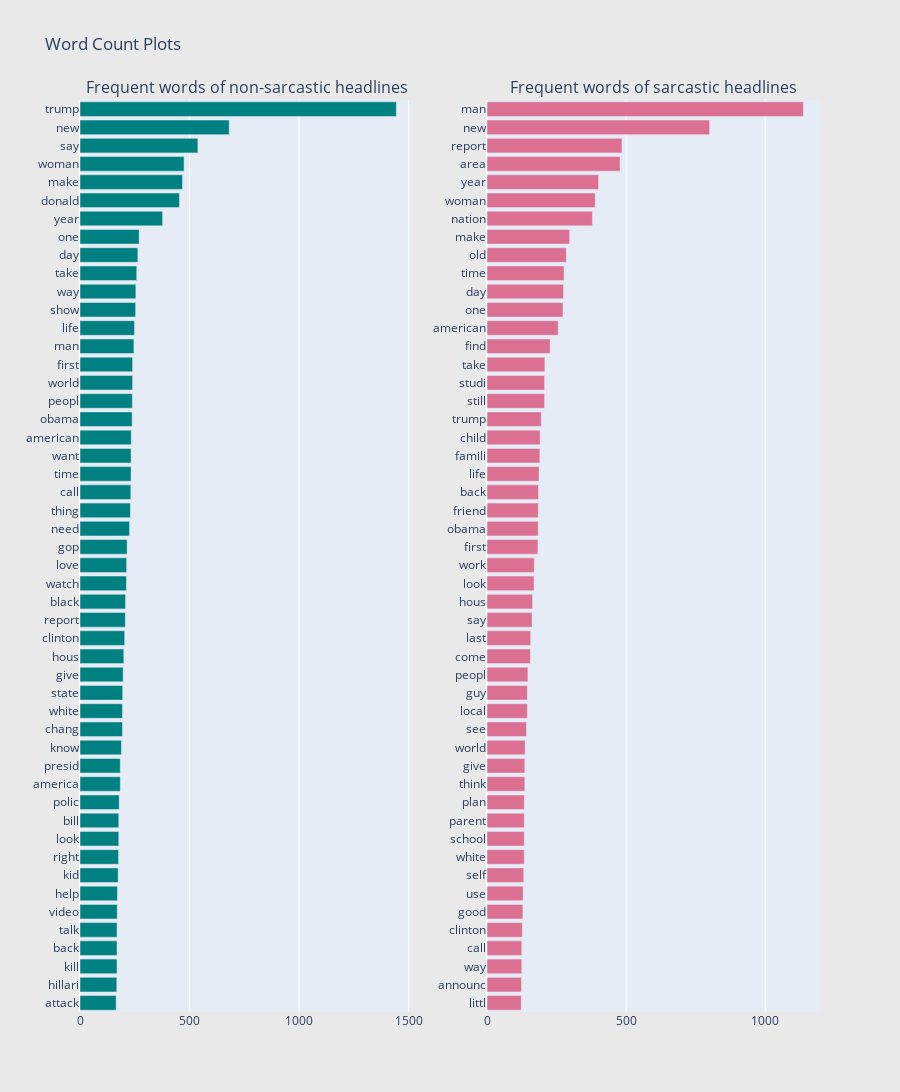

The cell this chart's notebook holds for it:
### Markdown cell above
### Word Frequency plot of sarcastic & non-sarcasting headlines

### Code cell
from collections import defaultdict

## custom function for ngram generation ##
def generate_ngrams(text, n_gram=1):
    token = [token for token in text.lower().split(" ") if token != "" if token not in STOPWORDS]
    ngrams = zip(*[token[i:] for i in range(n_gram)])
    return [" ".join(ngram) for ngram in ngrams]

## custom function for horizontal bar chart ##
def horizontal_bar_chart(df, color):
    trace = go.Bar(
        y=df["word"].values[::-1],
        x=df["wordcount"].values[::-1],
        showlegend=False,
        orientation = 'h',
        marker=dict(
            color=color,
        ),
    )
    return trace

## Get the bar chart from non-sarcastic class ##
freq_dict = defaultdict(int)
for sent in df_0["headline_processed"]:
    for word in generate_ngrams(sent):
        freq_dict[word] += 1
fd_sorted = pd.DataFrame(sorted(freq_dict.items(), key=lambda x: x[1])[::-1])
fd_sorted.columns = ["word", "wordcount"]
trace0 = horizontal_bar_chart(fd_sorted.head(50), 'teal')

## Get the bar chart from sarcastic class ##
freq_dict = defaultdict(int)
for sent in df_1["headline_processed"]:
    for word in generate_ngrams(sent):
        freq_dict[word] += 1
fd_sorted = pd.DataFrame(sorted(freq_dict.items(), key=lambda x: x[1])[::-1])
fd_sorted.columns = ["word", "wordcount"]
trace1 = horizontal_bar_chart(fd_sorted.head(50), 'palevioletred')

# Creating two subplots
fig = subplots.make_subplots(rows=1, cols=2, vertical_spacing=0.04,
                          subplot_titles=["Frequent words of non-sarcastic headlines", 
                                          "Frequent words of sarcastic headlines"])
fig.append_trace(trace0, 1, 1)
fig.append_trace(trace1, 1, 2)
fig['layout'].update(height=1200, width=900, paper_bgcolor='rgb(233,233,233)', title="Word Count Plots")
py.iplot(fig, filename='word-plots')

### Figure 1 — Plotly figure (JSON) as saved in the notebook; plotly's stock layout.template omitted (floating-point values rounded to 4 significant figures)
{"data": [{"marker": {"color": "teal"}, "orientation": "h", "showlegend": false, "type": "bar", "x": [165, 168, 169, 169, 169, 170, 171, 174, 176, 177, 177, 179, 184, 184, 189, 194, 194, 195, 197, 200, 204, 207, 208, 212, 213, 215, 226, 230, 232, 233, 233, 234, 238, 239, 240, 240, 246, 249, 254, 255, 259, 264, 270, 377, 454, 468, 475, 538, 681, 1444], "xaxis": "x", "y": ["attack", "hillari", "kill", "back", "talk", "video", "help", "kid", "right", "look", "bill", "polic", "america", "presid", "know", "chang", "white", "state", "give", "hous", "clinton", "report", "black", "watch", "love", "gop", "need", "thing", "call", "time", "want", "american", "obama", "peopl", "world", "first", "man", "life", "show", "way", "take", "day", "one", "year", "donald", "make", "woman", "say", "new", "trump"], "yaxis": "y"}, {"marker": {"color": "palevioletred"}, "orientation": "h", "showlegend": false, "type": "bar", "x": [123, 124, 125, 125, 127, 129, 130, 132, 134, 134, 134, 134, 136, 136, 137, 142, 145, 145, 147, 156, 157, 162, 164, 169, 170, 183, 184, 184, 185, 187, 190, 191, 195, 207, 207, 208, 227, 256, 273, 275, 277, 285, 297, 379, 389, 401, 478, 485, 800, 1137], "xaxis": "x2", "y": ["littl", "announc", "way", "call", "clinton", "good", "use", "self", "white", "school", "parent", "plan", "think", "give", "world", "see", "local", "guy", "peopl", "come", "last", "say", "hous", "look", "work", "first", "obama", "friend", "back", "life", "famili", "child", "trump", "still", "studi", "take", "find", "american", "one", "day", "time", "old", "make", "nation", "woman", "year", "area", "report", "new", "man"], "yaxis": "y2"}], "layout": {"annotations": [{"font": {"size": 16}, "showarrow": false, "text": "Frequent words of non-sarcastic headlines", "x": 0.225, "xanchor": "center", "xref": "paper", "y": 1, "yanchor": "bottom", "yref": "paper"}, {"font": {"size": 16}, "showarrow": false, "text": "Frequent words of sarcastic headlines", "x": 0.775, "xanchor": "center", "xref": "paper", "y": 1, "yanchor": "bottom", "yref": "paper"}], "height": 1200, "paper_bgcolor": "rgb(233,233,233)", "title": {"text": "Word Count Plots"}, "width": 900, "xaxis": {"anchor": "y", "domain": [0, 0.45]}, "xaxis2": {"anchor": "y2", "domain": [0.55, 1]}, "yaxis": {"anchor": "x", "domain": [0, 1]}, "yaxis2": {"anchor": "x2", "domain": [0, 1]}}}
